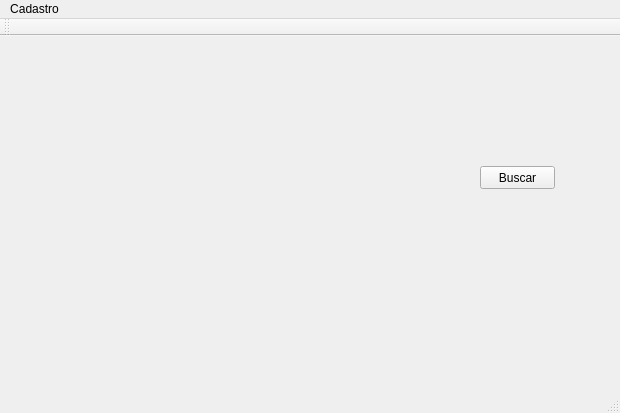
<?xml version="1.0" encoding="UTF-8"?>
<ui version="4.0">
 <class>MainWindow</class>
 <widget class="QMainWindow" name="MainWindow">
  <property name="geometry">
   <rect>
    <x>0</x>
    <y>0</y>
    <width>620</width>
    <height>413</height>
   </rect>
  </property>
  <property name="windowTitle">
   <string>MainWindow</string>
  </property>
  <widget class="QWidget" name="centralWidget">
   <widget class="QPushButton" name="pushButton">
    <property name="geometry">
     <rect>
      <x>480</x>
      <y>130</y>
      <width>75</width>
      <height>23</height>
     </rect>
    </property>
    <property name="text">
     <string>Buscar</string>
    </property>
   </widget>
   <widget class="QPushButton" name="pushButton_2">
    <property name="geometry">
     <rect>
      <x>780</x>
      <y>250</y>
      <width>75</width>
      <height>23</height>
     </rect>
    </property>
    <property name="text">
     <string>PushButton</string>
    </property>
   </widget>
   <widget class="QWidget" name="">
    <property name="geometry">
     <rect>
      <x>20</x>
      <y>100</y>
      <width>531</width>
      <height>22</height>
     </rect>
    </property>
    <layout class="QHBoxLayout" name="horizontalLayout">
     <item>
      <widget class="QComboBox" name="comboBox">
       <property name="enabled">
        <bool>true</bool>
       </property>
      </widget>
     </item>
     <item>
      <widget class="QLineEdit" name="lineEdit"/>
     </item>
    </layout>
   </widget>
   <zorder>lineEdit</zorder>
   <zorder>lineEdit</zorder>
   <zorder>pushButton</zorder>
   <zorder>comboBox</zorder>
   <zorder>pushButton_2</zorder>
  </widget>
  <widget class="QMenuBar" name="menuBar">
   <property name="geometry">
    <rect>
     <x>0</x>
     <y>0</y>
     <width>620</width>
     <height>21</height>
    </rect>
   </property>
   <widget class="QMenu" name="menuCadastro">
    <property name="title">
     <string>Cadastro</string>
    </property>
    <addaction name="actionCadastro_de_Professor"/>
    <addaction name="actionCadastro_de_Turma"/>
    <addaction name="actionCAdastro_de_Disciplina"/>
    <addaction name="actionCadastro_de_Hor_rios"/>
   </widget>
   <addaction name="menuCadastro"/>
  </widget>
  <widget class="QToolBar" name="mainToolBar">
   <attribute name="toolBarArea">
    <enum>TopToolBarArea</enum>
   </attribute>
   <attribute name="toolBarBreak">
    <bool>false</bool>
   </attribute>
  </widget>
  <widget class="QStatusBar" name="statusBar"/>
  <action name="actionCadastro_de_Professor">
   <property name="text">
    <string>Cadastro de Professor</string>
   </property>
  </action>
  <action name="actionCadastro_de_Turma">
   <property name="text">
    <string>Cadastro de Turma</string>
   </property>
  </action>
  <action name="actionCAdastro_de_Disciplina">
   <property name="text">
    <string>Cadastro de Disciplina</string>
   </property>
  </action>
  <action name="actionCadastro_de_Hor_rios">
   <property name="text">
    <string>Cadastro de Horários</string>
   </property>
  </action>
 </widget>
 <layoutdefault spacing="6" margin="11"/>
 <resources/>
 <connections/>
</ui>
